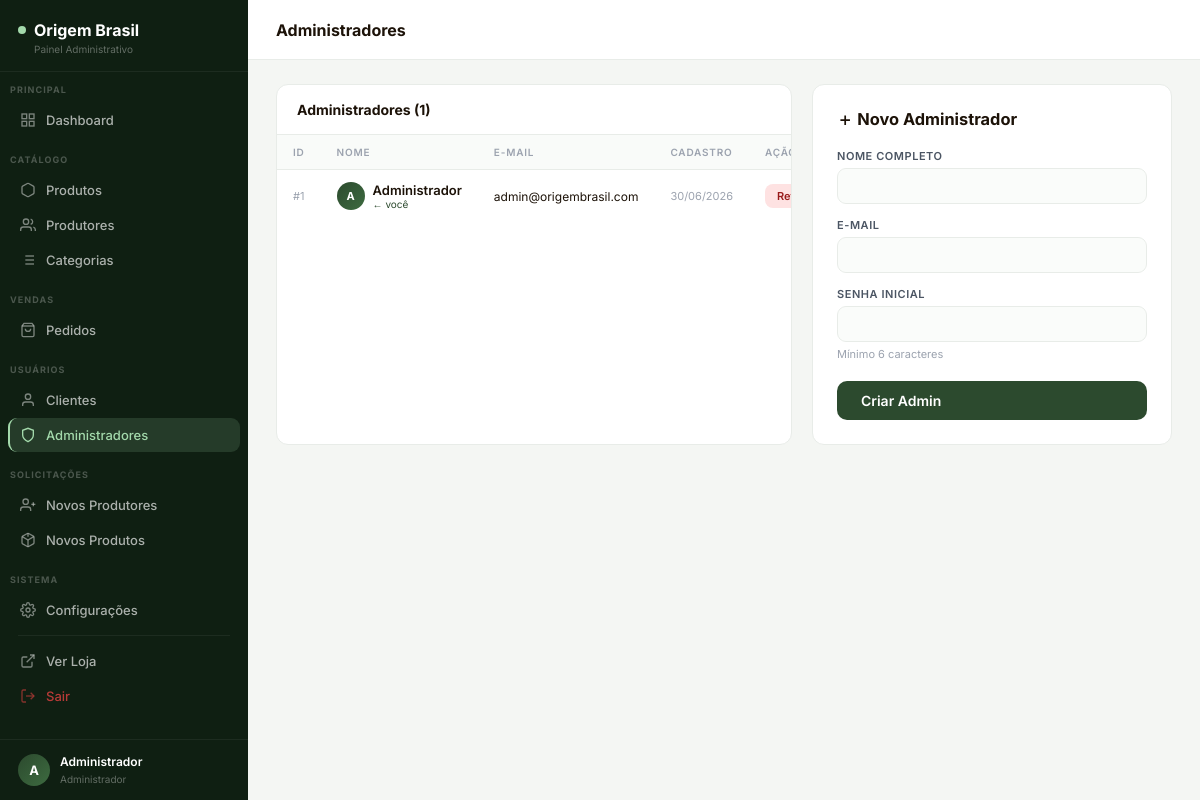
/adm/admins.php (signed in), run on the app's committed database.
### tables this page shows
CREATE TABLE IF NOT EXISTS usuarios (
    id                  INT AUTO_INCREMENT PRIMARY KEY,
    nome                VARCHAR(100) NOT NULL,
    email               VARCHAR(100) NOT NULL UNIQUE,
    senha               VARCHAR(255) NOT NULL,
    tipo                ENUM('cliente','produtor','admin') DEFAULT 'cliente',
    foto                VARCHAR(255) DEFAULT NULL,
    telefone            VARCHAR(20) DEFAULT NULL,
    codigo_recuperacao  VARCHAR(6) NULL,
    codigo_expira       DATETIME NULL,
    criado_em           TIMESTAMP DEFAULT CURRENT_TIMESTAMP
);

### adm/admins.php (the view, shortened to what this page needs)
<?php
include("../conexao.php");
$admins = mysqli_fetch_all(mysqli_query($conexao,
    "SELECT * FROM usuarios WHERE tipo='admin' ORDER BY id ASC"
), MYSQLI_ASSOC);
include('layout.php');
?>
<div style="display:grid;grid-template-columns:1fr 360px;gap:20px;">
    <div class="card">
        <div class="card-header"><h3>Administradores (<?php echo count($admins); ?>)</h3></div>
        <table class="adm-table">
            <thead><tr><th>ID</th><th>Nome</th><th>E-mail</th><th>Cadastro</th><th>Ação</th></tr></thead>
            <tbody>
            <?php foreach ($admins as $a): ?>
            <tr>
                <td style="font-size:11px;color:var(--text-3);">#<?php echo $a['id']; ?></td>
                <td>
                    <div style="display:flex;align-items:center;gap:8px;">
                        <div class="avatar-circle" style="width:28px;height:28px;font-size:11px;"><?php echo mb_strtoupper(mb_substr($a['nome'],0,1)); ?></div>
                        <div>
                            <div style="font-weight:600;"><?php echo htmlspecialchars($a['nome']); ?></div>
                            <?php if ($a['id']==(int)$_SESSION['id']): ?><div style="font-size:10px;color:var(--green);">← você</div><?php endif; ?>
                        </div>
                    </div>
                </td>
                <td style="font-size:12px;"><?php echo htmlspecialchars($a['email']); ?></td>
                <td style="font-size:11px;color:var(--text-3);"><?php echo date('d/m/Y', strtotime($a['criado_em'])); ?></td>
                <td>
                    <?php if ($a['id'] !== (int)$_SESSION['id']): ?>
                    <form method="POST" onsubmit="return confirm('Revogar acesso admin de <?php echo addslashes($a['nome']); ?>?')">
                        <button class="btn btn-red" style="padding:5px 12px;font-size:11px;">Revogar</button>
                    </form>
                    <?php else: ?><span style="font-size:11px;color:var(--text-3);">conta atual</span><?php endif; ?>
                </td>
            </tr>
            <?php endforeach; ?>
            </tbody>
        </table>
    </div>
    <div class="card" style="padding:24px;align-self:start;">
        <h3 style="margin-bottom:20px;"><svg style="width:1em;height:1em;vertical-align:middle;display:inline-block;stroke:currentColor;fill:none;stroke-width:2.5;" viewBox="0 0 24 24"><line x1="12" y1="5" x2="12" y2="19"/><line x1="5" y1="12" x2="19" y2="12"/></svg> Novo Administrador</h3>
        <form method="POST">
            <div class="field" style="margin-bottom:14px;"><label>Nome completo</label><input type="text" name="nome" required></div>
            <div class="field" style="margin-bottom:14px;"><label>E-mail</label><input type="email" name="email" required></div>
            <div class="field" style="margin-bottom:20px;"><label>Senha inicial</label><input type="password" name="senha" required><span class="hint">Mínimo 6 caracteres</span></div>
            <button type="submit" class="btn btn-green btn-lg" style="width:100%;">Criar Admin</button>
        </form>
    </div>
</div>
</div></main></body></html>

### adm/layout.php (style rules this page uses)
*,*::before,*::after { box-sizing:border-box;margin:0;padding:0 }
:root { --sidebar:#0f1f12; --sidebar-hover:rgba(255,255,255,.08); --sidebar-active:rgba(163,217,171,.15); --sidebar-active-border:#a3d9ab; --green:#2C4A2E; --green-2:#3D6B40; --green-light:#f0f7f1; --orange:#D4622A; --white:#fff; --bg:#f4f6f3; --card:#fff; --border:#e8ece8; --text:#1C1208; --text-2:#4B5563; --text-3:#9CA3AF; --radius:12px; --shadow:0 1px 4px rgba(0,0,0,.08),0 4px 16px rgba(0,0,0,.06); }
body { font-family:'Inter',sans-serif;background:var(--bg);color:var(--text);display:flex;min-height:100vh;font-size:14px; }
button { font-family:'Inter',sans-serif;cursor:pointer; }
.card { background:var(--card);border:1px solid var(--border);border-radius:var(--radius);overflow:hidden;margin-bottom:20px; }
.card-header { padding:16px 20px;border-bottom:1px solid var(--border); display:flex;align-items:center;justify-content:space-between; }
.card-header h3 { font-size:14px;font-weight:700; }
table.adm-table { width:100%;border-collapse:collapse; }
.adm-table th { font-size:10px;text-transform:uppercase;letter-spacing:.08em; color:var(--text-3);font-weight:600;padding:11px 16px; background:#f9fbf9;border-bottom:1px solid var(--border);text-align:left; }
.adm-table td { font-size:13px;padding:12px 16px;border-bottom:1px solid #f5f7f5;vertical-align:middle; }
.adm-table tr:last-child td { border-bottom:none; }
.btn { display:inline-flex;align-items:center;gap:6px;padding:7px 14px;border:none;border-radius:8px;font-size:12px;font-weight:600;cursor:pointer;transition:all .15s; }
.btn-green { background:var(--green);color:#fff; }
.btn-red { background:#fee2e2;color:#991b1b; }
.btn-lg { padding:11px 24px;font-size:14px;border-radius:10px; }
.field { display:flex;flex-direction:column;gap:5px; }
.field label { font-size:11px;font-weight:600;color:var(--text-2);text-transform:uppercase;letter-spacing:.05em; }
.field input,.field select,.field textarea { padding:9px 13px;border:1px solid var(--border);border-radius:9px; font-family:'Inter',sans-serif;font-size:13px;outline:none;background:#fafcfa; transition:border-color .15s,background .15s;color:var(--text); }
.field .hint { font-size:11px;color:var(--text-3); }
.avatar-circle { width:32px;height:32px;border-radius:50%; background:linear-gradient(135deg,var(--green),var(--green-2)); display:flex;align-items:center;justify-content:center; font-size:12px;font-weight:700;color:#fff;flex-shrink:0; }

### data on the page
usuarios: id "1", nome "A", nome "Administrador", shows "← você", email "admin@origembrasil.com", criado_em "30/06/2026"

### other printed values
mb_strtoupper(mb_substr($_SESSION['nome'],0,1)) "A"
$_SESSION['nome'] "Administrador"
$page_title "Administradores"
count($admins) "1"
